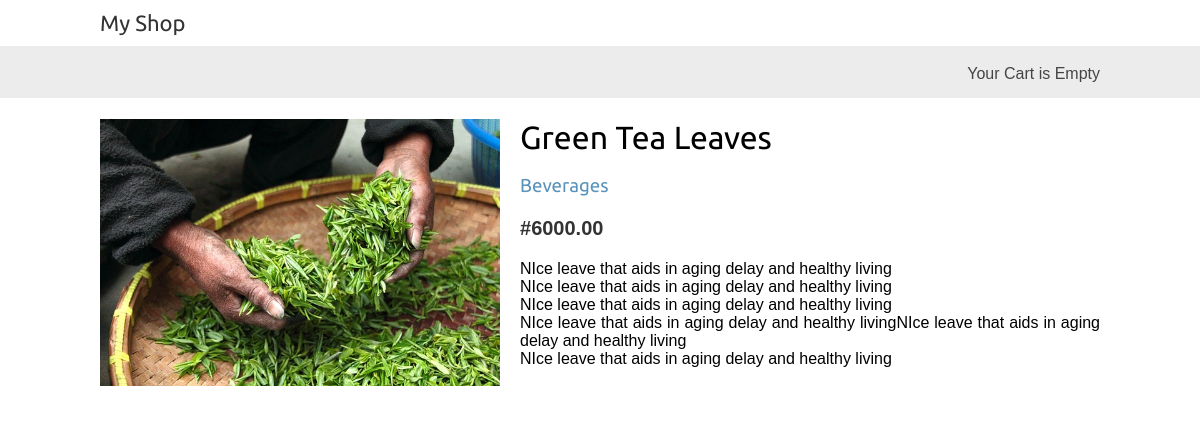
The app's page /4/green-tea-leaves/ with its own data.
### shop_cart/models.py (models this page shows, shortened)
class Product(models.Model):
    category = models.ForeignKey(Category,
                                related_name='products',
                                on_delete = models.CASCADE)
    name = models.CharField(max_length=200,
                            db_index=True)
    slug = models.SlugField(max_length=200,
                            db_index=True)
    image = models.ImageField(upload_to='products/%Y/%m/%d',
                             blank=False)
    description = models.TextField(blank=True)
    price = models.DecimalField(max_digits=10,decimal_places=2)
    available = models.BooleanField(default=True)
    created = models.DateTimeField(auto_now_add=True)
    updated = models.DateTimeField(auto_now=True)
    class Meta:
        ordering = ('name',)
        index_together = (('id','slug'))

class Category(models.Model):
    name =  models.CharField(max_length=200,
                            db_index=True)
    slug = models.SlugField(max_length=200,unique=True)
    def get_absolute_url(self):
        return reverse('shop_cart:product_list_by_category',
                        args=[self.slug])
    class Meta:
        ordering = ('name',)
        verbose_name = 'category'
        verbose_name_plural = 'categories'
    def __str__(self):
        return self.name

### shop_cart/views.py (the view)
# urls.py: path('<int:id>/<slug:slug>/',views.product_detail,name='product_detail'),
def product_detail(request, id, slug):
    product = get_object_or_404(Product,
                                id=id,
                                slug=slug,
                                available=True)
    return render(request,
                'product/detail.html',
                {'product':product})

### shop_cart/templates/product/detail.html (shortened to what this page needs)
{% extends "base.html" %}
{% block content %}
<div class="product-detail">
    <img src="{% if product.image %}
                {{ product.image.url }}
              {% endif %}">
    <h1>{{ product.name }}</h1>
    <h3>
        <a href="{{ product.category.get_absolute_url }}">
            {{ product.category }}
        </a>
    </h3>
    <p class="price">#{{ product.price }}</p>
    {{ product.description|linebreaks }}
</div>
{% endblock %}

### shop_cart/static/css/base.css (style rules this page uses)
body { margin:0; padding:0; font-family:helvetica, sans-serif; }
h1, h2, h3, h4, h5 , h6 { font-family: 'Ubuntu', sans-serif; font-weight:normal; }
a { text-decoration:none; color:#5993bb; }
.product-detail { text-align:justify; }
.product-detail .price { color:#333; font-size:20px; font-weight:bold; }
.product-detail img { width:40%; float:left; padding:0 20px 20px 0; }
.product-detail h1 { margin-bottom:0; }

### records on screen
Product: image (picture), name "Green Tea Leaves", category "Beverages", price "6000.00", description "NIce leave that aids in aging delay and healthy living NIce leave that aids in aging delay and healthy living NIce leave that aids in aging delay and healthy living NIce leave that aids in aging delay and healthy livingNIce leave that aids in aging delay and healthy living NIce leave that aids in aging delay and healthy living"
